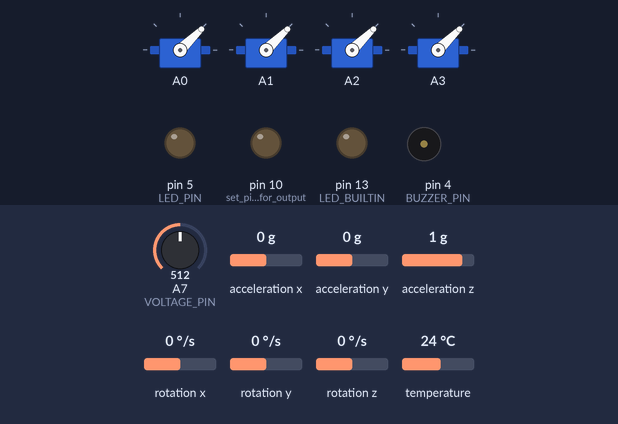
The program below on a simulated Arduino Nano, built with avr-gcc and run on an emulated ATmega328P. On the bench: 4 × servo, output pins drawn as LEDs (lit = HIGH), buzzer (waves = sounding). The inputs (shaded band) are chosen by the test bench; at power-on: A7 (VOLTAGE_PIN) = 512, acceleration x 0 g, acceleration y 0 g, acceleration z 1 g, rotation x 0 °/s, rotation y 0 °/s, rotation z 0 °/s, temperature 24 °C. No radio packets arrive unless stated.

Above: at 0.2 s.
At 4.44 s:
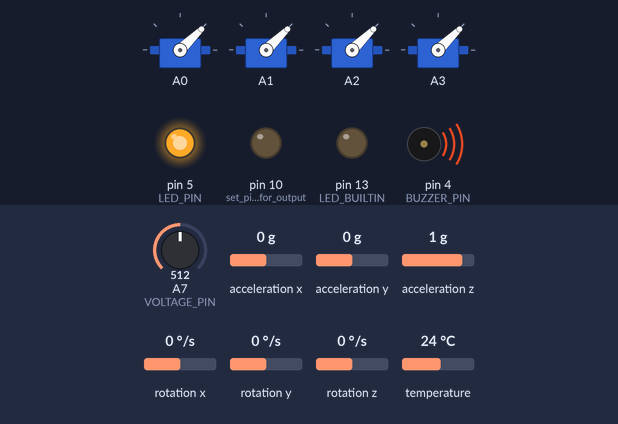
At 36.2 s:
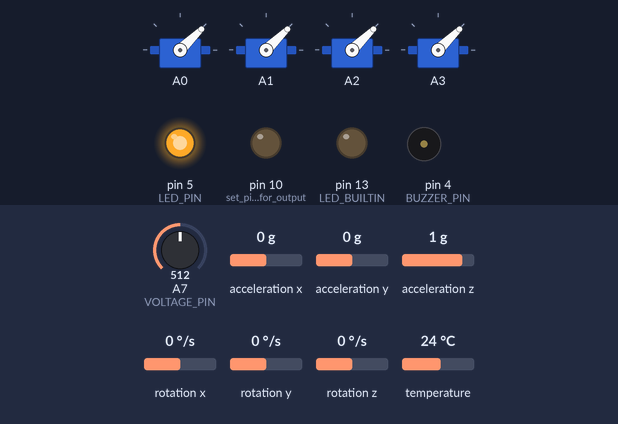
Timing chart, 0 to 37.7 s (numbered marks = the images above):
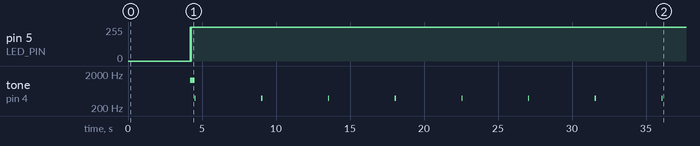

Measured:
- by itself, pin 5 (LED_PIN): 0/255 → 253/255 at 4.2 s
- by itself, tone on pin 4 (BUZZER_PIN): repeats every 4.5 s: 390 Hz 0.08 s, silent 4.4 s

The program:

main.cpp
```cpp
#include "mcapp.hpp"
#include "nrf24l01_provider.hpp"
#include "utils.hpp"
#include <Arduino.h>
#if SENDER == 0
#if VEHICLE == 1
#include "vehicle.hpp"
#endif
#if VEHICLE == 0
#include "quadrocopter.hpp"
#endif
#endif

NRF24L01Provider radio = NRF24L01Provider(CE_PIN, CSN_PIN);
Buzzer buzzer = Buzzer(BUZZER_PIN);
Led led = Led(LED_PIN);
VoltageHandler voltageHandler(VOLTAGE_PIN, VOLTAGE_FACTOR, VOLTAGE);
ArduinoLogger logger(DEBUG, BAUD);
// It is very helpful to think of an address as a path instead of as
// an identifying device destination
uint8_t radioNumber =
    SENDER; // 0 uses address[0] to transmit, 1 uses address[1] to transmit
libmh::ArduinoTimeProvider arduinoProv;
libmh::TimeProvider<float> &prov = arduinoProv;

void startup();
#if SENDER == 0
MCAppReceiver app(radio, logger, buzzer, led, voltageHandler);
extern void startupVehicle();
void startup()
{
  app.logger.log(FLASH_STRING("SUP"));
  startupVehicle();
  radio.getRadio().openReadingPipe(1, address[0]);
  radio.getRadio().openWritingPipe(address[1]);
  radio.getRadio().startListening();
  delay(100);
  app.buzzer.output(1000, 1300, 100, 0.04); // buzz on startup to indicate it is on
  app.logger.log(FLASH_STRING("SUP 1"));
}
#else
uint8_t defaultBuf[] = {PACKAGE, 0x06, CONTROL, 0x04, 0x00, 0x00, 0x00, 0x00};
uint8_t defaultBufOutput[] = {PACKAGE, 0x02, STATUS_EVENT, 0x00};

MCAppSender app(radio, logger, buzzer, led, voltageHandler);
UartInputHandler uartInputHandler{};

InputPayload inputPayload = InputPayload((uint8_t *)defaultBuf, sizeof(defaultBuf));

void startup()
{
  app.logger.log(FLASH_STRING("S.RF.Init"));
  radio.getRadio().openWritingPipe(address[0]);
  radio.getRadio().openReadingPipe(1, address[1]);
  radio.getRadio().startListening();
  app.logger.log(FLASH_STRING("S.RF.Init 1"));
}

void handleSender()
{
  bool valid = uartInputHandler.handle(inputPayload);
  if (valid)
  {
    app.logger.log(FLASH_STRING("S.U.R 1"));
    app.logger.log(FLASH_STRING("S.U.R:"));
    app.logger.log(String(inputPayload.getLen()).c_str());
    app.logger.log((char *)inputPayload.getBuf());
  }
  else
  {
    app.logger.log(FLASH_STRING("S.U.R 0"));
  }
  app.handle(inputPayload);
}

#endif

void setup()
{
  logger.init();

  app.logger.log(FLASH_STRING("I"));
  delay(100);
  // put your setup code here, to run once:
  if (!radio.init())
  {
    app.logger.log(FLASH_STRING("I.RF24 0"));
    app.led.ledError();
  }
  else
  {
    app.logger.log(FLASH_STRING("I.RF24 1"));
  }
  startup();
  app.logger.log(FLASH_STRING("I 1"));
}

int8_t speedBuf[4];
void loop()
{
#if SENDER == 1
  handleSender();
  delay(SENDER_SLEEP);
#endif
#if SENDER == 0
  app.led.setLed(0);
  int pkg = app.handle();
  for (int i = 0; i < pkg; i++)
  {
    if (app.messages[i].getMsg() == CONTROL)
    {
      char buf[32];
      snprintf(buf, 32, "%d %d %d %d", app.messages[i].getData()[0], app.messages[i].getData()[1], app.messages[i].getData()[2], app.messages[i].getData()[3]);
      app.logger.log("Received control");
      app.logger.log(buf);
      memcpy(speedBuf, app.messages[i].getData(), 4);
      app.timer.start();
    }
  }
  setSpeeds(speedBuf, app.recentMessage());
  if (!app.voltageHandler.verifyVoltage())
  {
    app.logger.log(FLASH_STRING("R.V.Low"));
  }

  delay(RECEIVER_SLEEP);
#endif
}
```

communication_provider.hpp
```cpp
#ifndef COMMUNICATION_PROVIDER_HPP_
#define COMMUNICATION_PROVIDER_HPP_
#include "init.hpp"

typedef enum
{
  PACKAGE = 0x04,
  GYRO_SETUP = 0x05,
  CONTROL = 0x06,
  HOVER = 0x07,
  STATUS_SPEEDS = 0x80,
  STATUS_ORIENTATION = 0x81,
  STATUS_POSITION = 0x82,
  STATUS_HEIGHT = 0x83,
  STATUS_VOLTAGE = 0x84,
  STATUS_EVENT = 0x85,
  ERROR = 0xE0,
  IDLE = 0xE1,
  NO_MESSAGE = 0xE2
} MessageType;

class Message
{
public:
  Message() {}
  Message(uint8_t msg, uint8_t length, uint8_t *data) : msg(msg), length(length)
  {
    memcpy(this->data, data, length);
  }
  void init(uint8_t msg, uint8_t length, uint8_t *data)
  {
    if (length > PAYLOAD_LENGTH - 2)
    {
      // handle error
      length = PAYLOAD_LENGTH - 2;
    }
    this->msg = msg;
    this->length = length;
    if (length > 0)
    {
      memcpy(this->data, data, length);
    }
  }
  int buildBuf(uint8_t *buf)
  {
    buf[0] = msg;
    buf[1] = length;
    memcpy(buf + 2, data, length);
    return 2 + length;
  }
  uint8_t getMsg()
  {
    return msg;
  }
  uint8_t getLength()
  {
    return length;
  }
  uint8_t *getData()
  {
    return data;
  }

private:
  uint8_t msg;
  uint8_t length;
  uint8_t data[PAYLOAD_LENGTH - 2];
};

class MessageHandler
{
public:
  int buildPackage(Message *messages, int msgs, uint8_t *buf)
  {
    int index = 0;
    for (int i = 0; i < msgs; i++)
    {
      index += messages[i].buildBuf(buf + 2 + index);
    }
    buf[0] = PACKAGE;
    buf[1] = index;
    return index + 2;
  }

  void parseMessage(Message *message, uint8_t *buf)
  {
    message->init(buf[0], buf[1], buf + 2);
  }

  int parsePackage(uint8_t *buf, Message *message, int maxMessages)
  {
    uint8_t msg = buf[0];
    uint8_t length = buf[1];
    uint8_t *p = buf + 2;
    uint8_t *end = buf + 2 + length;
    int i = 0;
    if (end >= buf + PAYLOAD_LENGTH)
    {
      return -1;
    }
    if (msg == PACKAGE)
    {
      while (p < end)
      {
        uint8_t subMsg = p[0];
        uint8_t subLeng = p[1];
        uint8_t *data = p + 2;
        if (subLeng > PAYLOAD_LENGTH - 2)
        {
          // invalid message, handle error
          return -1;
        }
        if (i >= maxMessages)
        {
          // too many messages, handle error
          return -1;
        }
        if (p + 2 + subLeng > end)
        {
          // invalid message, handle error
          return -1;
        }
        message[i].init(subMsg, subLeng, data);
        p += 2 + subLeng;
        i++;
      }
    }
    return i;
  }

private:
};

// Communication provider class
class CommunicationProvider
{
public:
  virtual int read() = 0;
  virtual bool write(void *buf, uint8_t len) = 0;
  virtual int setEndpoint(const uint8_t *address) = 0;
  virtual int setRead(const uint8_t *address) = 0;
  virtual int enableReceive() = 0;
  virtual int disableReceive() = 0;
  uint8_t *getBuf()
  {
    return msgBuf;
  }

protected:
  uint8_t msgBuf[PAYLOAD_LENGTH];
};

// Mock provider for testing without hardware
class RemoteMock : public CommunicationProvider
{
  int read() override { return 0; }
};
#endif
```

init.hpp
```cpp
#ifndef MAIN_HPP
#define MAIN_HPP
#include <stdint.h>
#include "utils.hpp"
#define SENDER 0
#define VEHICLE 0
#define DEBUG 0
#define BAUD 9600
#define RECEIVER_SLEEP 10
#define SENDER_SLEEP (RECEIVER_SLEEP * 4)
#define NO_MSG 0.45
#define SENDER_INPUT_NO_MSG 0.45
#define VOLTAGE 11.4
#define VOLTAGE_FACTOR 3.0
#define MESSAGES 10
#define PAYLOAD_LENGTH 35

#if SENDER == 1
#define CE_PIN 7
#define CSN_PIN 8
#define BUZZER_PIN NO_PIN
#define LED_PIN NO_PIN
#define VOLTAGE_PIN NO_PIN
#else
#define CE_PIN 7
#define CSN_PIN 8
#define BUZZER_PIN 4
#define LED_PIN 5
#define VOLTAGE_PIN A7
#endif

constexpr uint8_t address[][6] = {"Send1", "Recv1"};

#endif
```

mcapp.hpp
```cpp
#ifndef MCAPP_HPP_
#define MCAPP_HPP_
#define MCAPP_VERSION 1
#include "Arduino.h"
#include "communication_provider.hpp"
#include "init.hpp"
#include "utils.hpp"

extern libmh::TimeProvider<float> &prov;

class InputPayload
{
public:
    InputPayload(uint8_t *defaultBuf, int defaultBufLen) : len(0), valid(false)
    {
        memcpy(this->defaultBuf, defaultBuf, defaultBufLen);
        this->defaultBufLen = defaultBufLen;
    }
    void setBuf(uint8_t *buf, int len)
    {
        memcpy(this->buf, buf, len);
        this->len = len;
        this->valid = true;
    }
    void invalidate() { this->valid = false; }
    uint8_t *getBuf() { return valid ? buf : defaultBuf; }
    int getLen() { return valid ? len : defaultBufLen; }
    bool isValid() { return valid; }

private:
    uint8_t buf[PAYLOAD_LENGTH];
    int len;
    bool valid;
    uint8_t defaultBuf[PAYLOAD_LENGTH];
    int defaultBufLen;
};

class InputHandler
{
public:
    virtual bool handle(InputPayload &p) = 0;
};
class UartInputHandler : public InputHandler
{
public:
    UartInputHandler()
    {
        if (Serial)
        {
            Serial.begin(BAUD);
            Serial.setTimeout(10);
        }
    }
    bool handle(InputPayload &p)
    {
        if (!Serial)
        {
            p.invalidate();
            return false;
        }
        String s = Serial.readStringUntil('\0');
        if (s.length() >= 2) // if we didn't get any data, do nothing (instead of
                             // applying old data or random data)
        {
            // Serial.println("Received: " + s);
            uint8_t buf[PAYLOAD_LENGTH];
            uint32_t i = 0;
            while ((i * 2 + 1) < s.length() && i < sizeof(buf))
            {
                buf[i] = libmh::getNibble(s.charAt(i * 2)) << 4 | libmh::getNibble(s.charAt((i * 2) + 1));
                i++;
            }
            if (i <= 2 || buf[0] != PACKAGE)
            {
                p.invalidate();
                return false;
            }
            p.setBuf(buf, i);
            timer.start();
            return true;
        }
        if (timer.isExpired())
        {
            Serial.println("S.U.I.Exp");
            p.invalidate();
            return false;
        }
        return true;
    }
    bool handleOutput()
    {
        return false;
    };
    bool isRecent() { return !timer.isExpired(); }

private:
    libmh::ExpiryTimer<float> timer = libmh::ExpiryTimer<float>(prov, SENDER_INPUT_NO_MSG);
};

class Logger
{
public:
    Logger(bool enabled) : enabled(enabled) {}
    virtual void log(const char *msg) = 0;
    virtual void log(const __FlashStringHelper *msg) = 0;

protected:
    bool enabled;
};

class ArduinoLogger : public Logger
{
public:
    ArduinoLogger(bool enabled, unsigned long baud) : Logger(enabled), baud(baud)
    {
    }
    void init()
    {
        if (enabled && Serial)
        {
            Serial.begin(baud);
            Serial.println("AL.I 1");
        }
    }
    void log(const char *msg) override
    {
#ifdef DEBUG
        if (enabled && Serial)
        {
            Serial.println(msg);
        }
#endif
    }
    void log(const __FlashStringHelper *msg) override
    {
#ifdef DEBUG
        if (enabled && Serial)
        {
            Serial.println(msg);
        }
#endif
    }

private:
    unsigned long baud;
};

class Buzzer
{
public:
    Buzzer(int pin) : pin(pin)
    {
        if (pin != NO_PIN)
        {
            pinMode(pin, OUTPUT);
        }
    }
    void output(int start, int stop, int step, float seconds)
    {
        if (pin == NO_PIN)
        {
            return;
        }
        int s = (int)((seconds / 1000));
        for (int i = start; i <= stop; i += step)
        {
            buzz(i, s);
            delay(s);
        }
    }
    void buzz(int freq, int dur)
    {
        if (pin == NO_PIN)
        {
            return;
        }
        tone(pin, freq, dur);
    }

private:
    int pin;
};

class Led
{
public:
    Led(int pin) : pin(pin)
    {
        if (pin != NO_PIN)
        {
            pinMode(pin, OUTPUT);
        }
    }
    // infinite loop led error
    void ledError()
    {
        while (1)
        {
            digitalWrite(LED_BUILTIN, HIGH);
            delay(1000);
            digitalWrite(LED_BUILTIN, LOW);
            delay(1000);
        }
    }
    void initLed(int pin)
    {
        pinMode(pin, OUTPUT);
        this->pin = pin;
    }
    void setLed(int val)
    {
        if (this->pin == NO_PIN)
        {
            return;
        }
        digitalWrite(pin, val);
    }
    // toggle led state and set
    void ledToggle()
    {
        this->setLed(ledState);
        ledState = !ledState;
    }

private:
    int pin;
    bool ledState = false;
};

class VoltageHandler
{
public:
    VoltageHandler(int pin, float factor, float voltage) : pin(pin), voltageFactor(factor), voltage(voltage)
    {
        if (pin != NO_PIN)
        {
            pinMode(pin, INPUT);
        }
    }
    float getVoltage()
    {
        if (pin == NO_PIN)
        {
            return 0;
        }
        return (analogRead(pin) / 1024) * voltageFactor;
    }
    bool verifyVoltage()
    {
        return (pin == NO_PIN) || (getVoltage() > voltage);
    }

private:
    int pin = NO_PIN;
    float voltageFactor = 1.0;
    float voltage = 0;
};

class MCApp
{
public:
    MCApp(CommunicationProvider &remote, Logger &logger, Buzzer &buzzer, Led &led, VoltageHandler &voltageHandler) : remote(remote), logger(logger), buzzer(buzzer), led(led), voltageHandler(voltageHandler)
    {
        // delay(1000);
        pinMode(LED_BUILTIN, OUTPUT);
        // logger.log("A.I 1");
    }
    CommunicationProvider &getRemote() { return remote; }

    bool recentMessage() { return !timer.isExpired(); }

    void noPackageAction()
    {
        logger.log(FLASH_STRING("App.N"));
        led.setLed(1);
        if (beepTimer.isExpired())
        {
            beepTimer.start();
            buzzer.buzz(390, 78);
        }
    }
    int getVersion() { return MCAPP_VERSION; }
    void infinite()
    {
        while (1)
        {
        }
    }
    CommunicationProvider &remote;
    Logger &logger;
    Buzzer &buzzer;
    MessageHandler messageHandler;
    Led &led;
    VoltageHandler &voltageHandler;
    Message messages[MESSAGES];
    libmh::ExpiryTimer<float> timer = libmh::ExpiryTimer<float>(prov, NO_MSG);
    libmh::IntervalTimer<float> beepTimer = libmh::IntervalTimer<float>(prov, 4.5);

protected:
    int freq = FREQ_BASE;
    uint8_t msgBuf[PAYLOAD_LENGTH];
    int msg_n = 0; // message counter, used for logging and other purposes
};

class MCAppReceiver : public MCApp
{
public:
    MCAppReceiver(CommunicationProvider &remote, Logger &logger, Buzzer &buzzer, Led &led, VoltageHandler &voltageHandler) : MCApp(remote, logger, buzzer, led, voltageHandler) {}
    int handle();
};

class MCAppSender : public MCApp
{
public:
    MCAppSender(CommunicationProvider &remote, Logger &logger, Buzzer &buzzer, Led &led, VoltageHandler &voltageHandler) : MCApp(remote, logger, buzzer, led, voltageHandler) {}
    int handle(InputPayload &p);
};
#endif
```

nrf24l01_provider.hpp
```cpp
#ifndef NRF24L01_PROVIDER_HPP_
#define NRF24L01_PROVIDER_HPP_
#include "RF24.h"
#include "communication_provider.hpp"
class NRF24L01Provider : public CommunicationProvider
{
public:
    NRF24L01Provider() {}
    NRF24L01Provider(int ce, int csn) : cePin(ce), csnPin(csn), radio(ce, csn) {}
    bool init()
    {
        pinMode(10, OUTPUT); // set pin 10 for output, necessary for spi
        int r = this->radio.begin();
        if (r)
        {
            this->radio.setPALevel(RF24_PA_LOW);
            this->radio.setAutoAck(true); // ensure auto-ack is enabled
            this->radio.setRetries(5, 7); // small retry/backoff (adjust if needed)
            this->radio.setPayloadSize(PAYLOAD_LENGTH);
        }
        return r != 0;
    }
    int read() override
    {
        int payload_size = 0;
        if (this->read_available())
        {
            payload_size = this->get_payload_size();
            if (payload_size > 0)
            {
                this->radio.read(msgBuf, PAYLOAD_LENGTH);
            }
        }
        return payload_size;
    }
    bool write(void *buf, uint8_t len) override
    {
        return this->radio.write(buf, len);
    }

    RF24 &getRadio()
    {
        return this->radio;
    }

    int enableReceive() override
    {
        this->radio.startListening();
        return 0;
    }

    int disableReceive() override
    {
        this->radio.stopListening();
        return 0;
    }

    int setEndpoint(const uint8_t *address) override
    {
        this->radio.openWritingPipe(address);
        return 0;
    }

    int setRead(const uint8_t *address) override
    {
        this->radio.openReadingPipe(1, address);
        this->radio.startListening();
        return 0;
    }

private:
    int get_payload_size() { return this->radio.getPayloadSize(); }
    bool read_available() { return this->radio.available(); }
    int cePin;
    int csnPin;
    RF24 radio;
};
#endif
```

pid.hpp
```cpp
#ifndef PID_HPP
#define PID_HPP
#include <stdlib.h>

template <class T>
class PID
{
public:
    PID() {}
    PID(T kp, T ki, T kd) : kp(kp), ki(ki), kd(kd) {}
    PID(T kp, T ki, T kd, T integralRange1, T integralRange2) : kp(kp), ki(ki), kd(kd), useIntegralRange(true), integralRange1(integralRange1), integralRange2(integralRange2) {}
    ~PID() {}
    T update(T val, T set, T step)
    {
        error = val - set;
        error_derivative = error - prev_err;
        if (!useIntegralRange || (((error_sum + error) * ki) > integralRange1 && ((error_sum + error) * ki) < integralRange2))
        {
            error_sum += error;
        }
        prev_err = error;
        return getValue();
    }
    T getValue()
    {
        val = 0;
        val += error * kp;
        val += error_sum * ki;
        val += error_derivative * kd;
        return val;
    }

private:
    T kp;
    T ki;
    T kd;
    bool useIntegralRange = false;
    T integralRange1;
    T integralRange2;

    T prev_err = 0;
    T val = 0;

    T error = 0;
    T error_sum = 0;
    T error_derivative = 0;
};

template <class T>
class Filter
{
public:
    Filter() {}
    Filter(T factor) : factor(factor)
    {
        if (factor < 0 || factor > 1)
        {
            exit(1);
        }
    }
    ~Filter() {}
    T update(T value)
    {
        val = (factor * value) + ((1 - factor) * val);
        return getValue();
    }
    T getValue()
    {
        return val;
    }

private:
    T factor = 0;
    T val = 0;
};

template <class T>
T inRange(T val, T r1, T r2)
{
    if (val < r1)
    {
        val = r1;
    }
    if (val > r2)
    {
        val = r2;
    }
    return val;
}
#endif
```

sender.cpp
```cpp
#include "sender.hpp"
```

sender.hpp
```cpp
#ifndef SENDER_HPP__
#define SENDER_HPP__

#endif
```

Source omitted: utils.hpp (2372 bytes), mcapp.cpp (5525 bytes), quadrocopter.cpp (6250 bytes), quadrocopter.hpp (942 bytes), vehicle.cpp (2136 bytes), vehicle.hpp (455 bytes)
